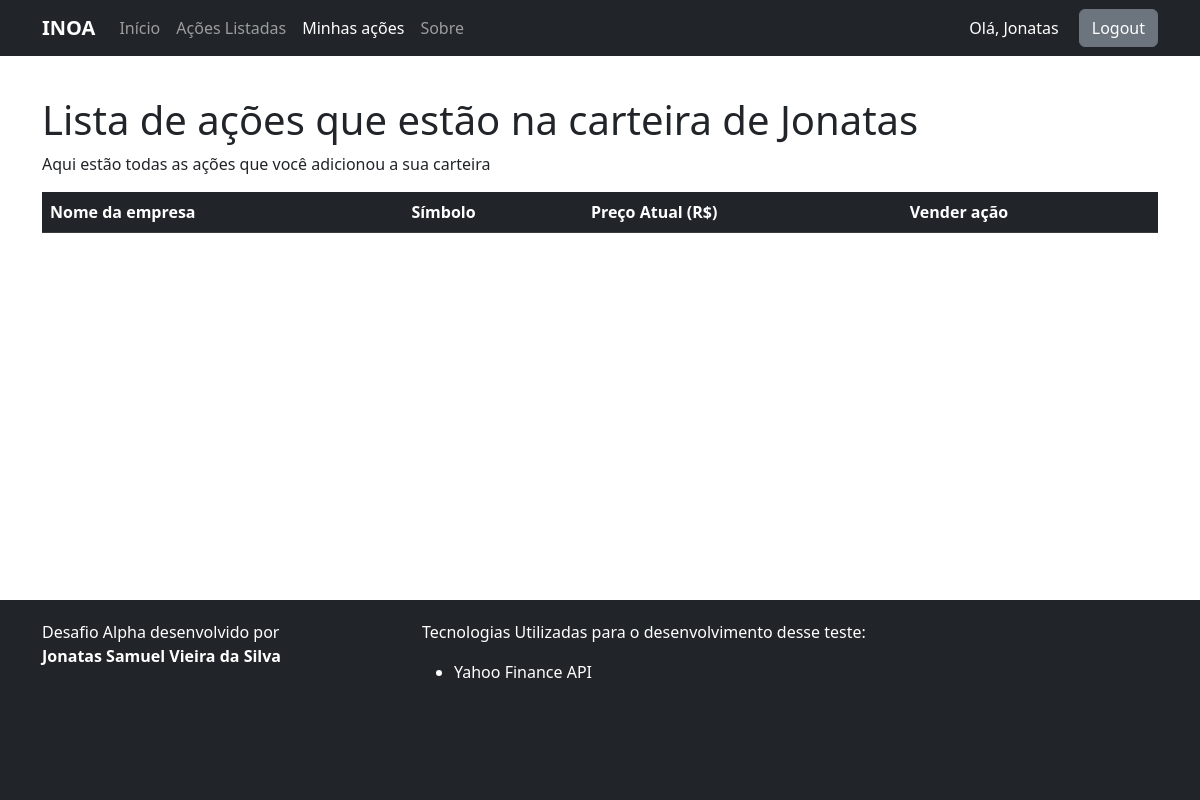
The app's page /alpha/acoesusuario/ (signed in), older data.
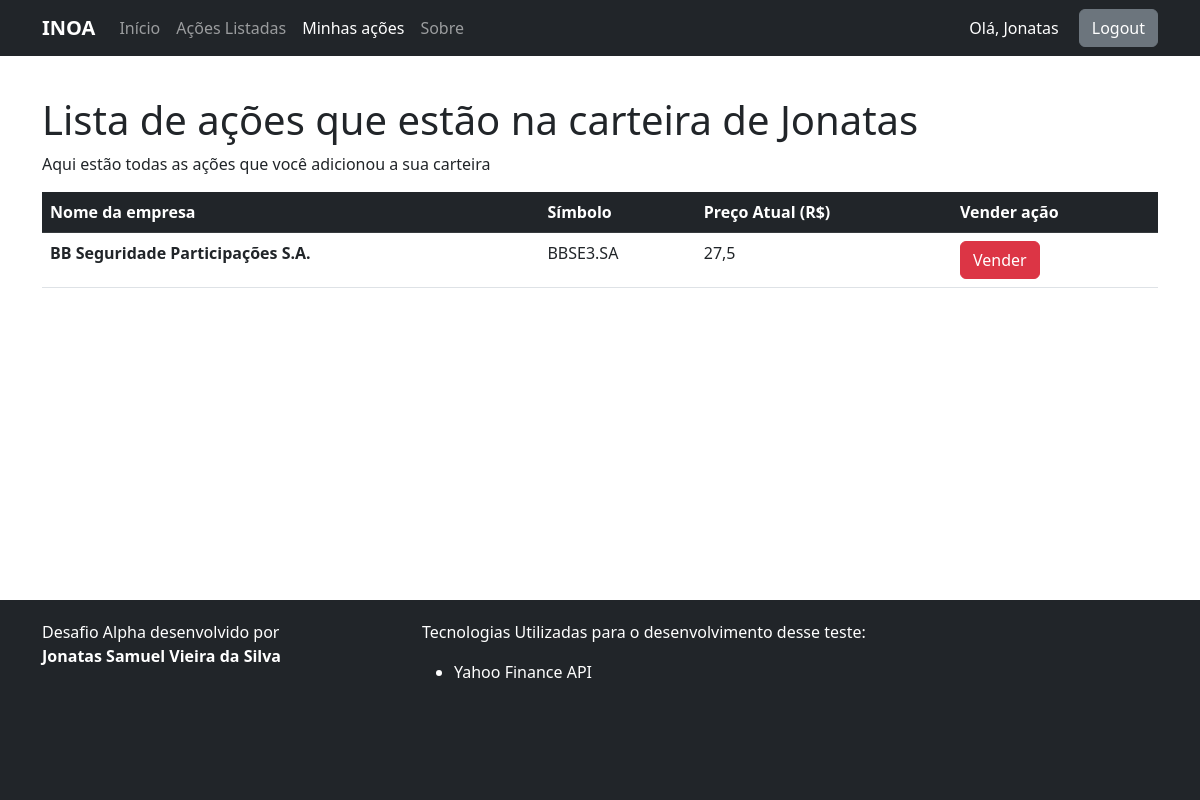
The same page, newer data.
### alpha/models.py (models this page shows, shortened)
class AcaoDono(models.Model):
  acao = models.ForeignKey(Acao, on_delete=models.CASCADE)
  owner = models.ForeignKey(User, on_delete=models.CASCADE)
  buy_price = models.FloatField(default=0)
  date_buy = models.DateTimeField('date published')

class Acao(models.Model):
  name = models.CharField(max_length=200)
  symbol = models.CharField(max_length=10)
  last_price = models.FloatField(default=0)
  def get_absolute_url(self):
    return reverse('acao-detail', args=[str(self.id)])

### alpha/views.py (the view)
# urls.py: path('acoesusuario/', views.AcaoUserView.as_view(), name='acao-user'),
class AcaoUserView(LoginRequiredMixin, generic.ListView):
  model = Acao
  template_name = 'alpha/acao_user.html'
  paginate_by = 20

### alpha/templates/alpha/acao_user.html
{% extends "base_generic.html" %}
{% block content %}
  <h1>Lista de ações que estão na carteira de <span class="username">{{user.get_username}}</span></h1>
  <p>Aqui estão todas as ações que você adicionou a sua carteira</p>
  {% if acao_list %}
    <table class="table">
      <thead class="table-dark">
        <tr>
          <th scope="col">Nome da empresa</th>
          <th scope="col">Símbolo</th>
          <th scope="col">Preço Atual (R$)</th>
          <th scope="col">Vender ação</th>
        </tr>
      </thead>
      <tbody>
        {% for acao in acao_list %}
          {% for item in acao.acaodono_set.all %}
            <tr>
              {% if item.owner == user %}
                <td class="cianame"><a href="{{ item.acao.get_absolute_url }}">{{ item.acao.name }}</a></td>
                <td>{{ item.acao.symbol }}</td>
                <td>{{ item.acao.last_price }}</td>
                <td><a class="btn btn-danger" href="">Vender</a></td>
              {% endif %}
            </tr>
          {% endfor %}
        {% endfor %}
      </tbody>
    </table>
  {% else %}
    <p>Não nenhuma ação para ser listada</p>
  {% endif %}
{% endblock %}

Row changes from the older to the newer data that the page shows:
added AcaoDono: acao.name "BB Seguridade Participações S.A.", acao.symbol "BBSE3.SA", acao.last_price "27,5"
